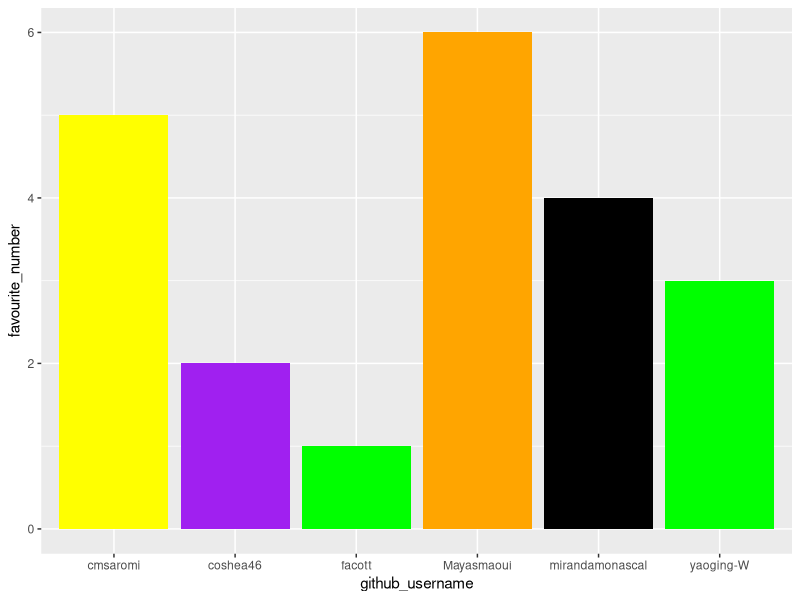
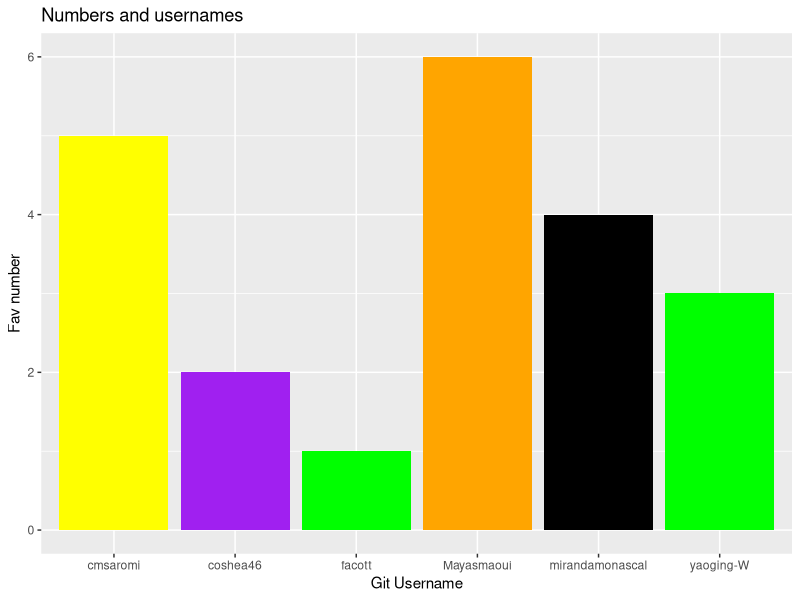
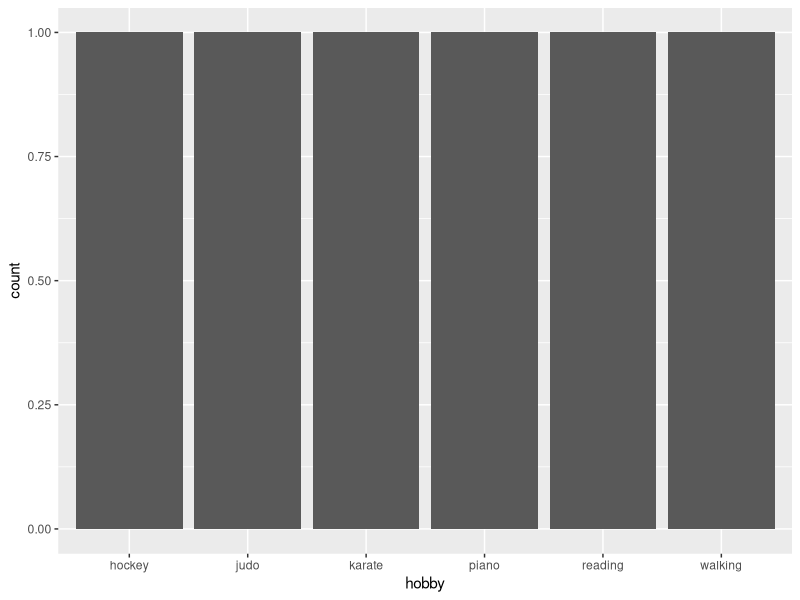

Recreate these plots in R, in order.
## ---- chunk 1
library(tidyverse) 
## ---- chunk 2
team_data <- tibble(
  name = c("Conor", "Freddie", "Carissa", 
           "Miranda", "Maya", "Jenny"),
  github_username = c("facott", "coshea46", "yaoging-W", 
                      "mirandamonascal", "cmsaromi", "Mayasmaoui"), 
  colour = c("green", "purple", "green", 
             "black", "yellow", "orange"),
  hobby = c("judo", "walking", "hockey", 
            "reading", "piano", "karate"),
  favourite_number = c(1, 2, 3, 4, 5, 6)
  )

team_data
## ---- chunk 3
p1 <- ggplot(data = team_data, 
             mapping = aes(x = github_username, 
                           y = favourite_number,
                           fill = colour), 
             ) +
   geom_col() +
   scale_fill_identity()
p1
## ---- chunk 4
p1 + labs(x = "Git Username", 
          y = "Fav number",
          title = "Numbers and usernames")
## ---- chunk 5
p2 <- ggplot(team_data, aes(x = hobby)) +
  geom_bar()
p2
